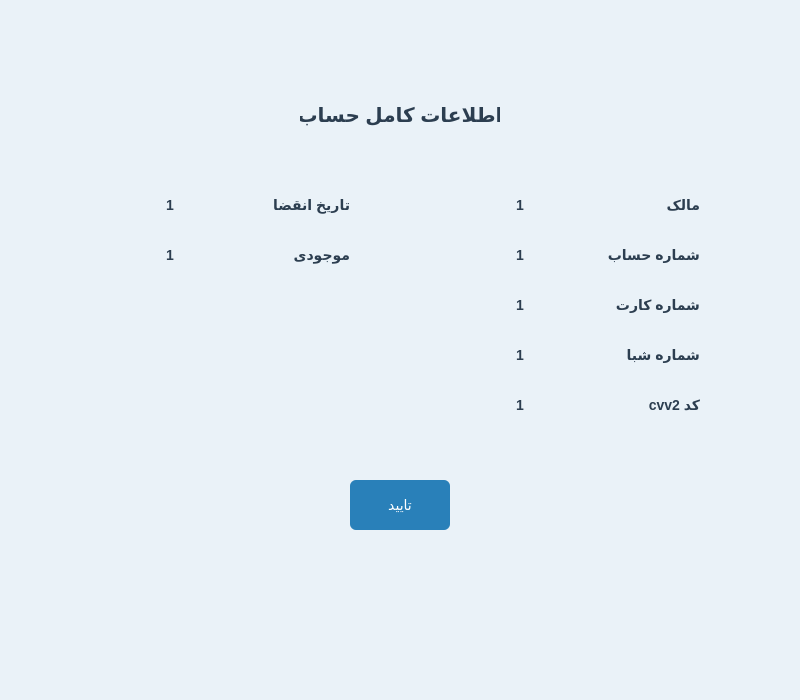
<?xml version="1.0" encoding="UTF-8"?>
<ui version="4.0">
 <class>DetailedAccountInfoPage</class>
 <widget class="QDialog" name="DetailedAccountInfoPage">
  <property name="geometry">
   <rect>
    <x>0</x>
    <y>0</y>
    <width>800</width>
    <height>700</height>
   </rect>
  </property>
  <property name="windowTitle">
   <string>Dialog</string>
  </property>
  <property name="styleSheet">
   <string notr="true">#DetailedAccountInfoPage{
background-color: #eaf2f8;
}</string>
  </property>
  <widget class="QLabel" name="label_9">
   <property name="geometry">
    <rect>
     <x>500</x>
     <y>280</y>
     <width>200</width>
     <height>50</height>
    </rect>
   </property>
   <property name="styleSheet">
    <string notr="true">#label_9 {
        color: #2c3e50;
        font-size: 14px;
        font-weight: bold;
    }</string>
   </property>
   <property name="text">
    <string>شماره کارت</string>
   </property>
  </widget>
  <widget class="QPushButton" name="okButton">
   <property name="geometry">
    <rect>
     <x>350</x>
     <y>480</y>
     <width>100</width>
     <height>50</height>
    </rect>
   </property>
   <property name="styleSheet">
    <string notr="true"> #okButton {
        background-color: #2980b9;
        color: white;
        border: none;
        border-radius: 6px;
        padding: 8px 16px;
        font-size: 14px;
    }
    #okButton:hover {
        background-color: #3498db;
    }
    #okButton:pressed {
        background-color: #1c5980;
    }</string>
   </property>
   <property name="text">
    <string>تایید</string>
   </property>
  </widget>
  <widget class="QLabel" name="label_7">
   <property name="geometry">
    <rect>
     <x>500</x>
     <y>380</y>
     <width>200</width>
     <height>50</height>
    </rect>
   </property>
   <property name="styleSheet">
    <string notr="true">#label_7 {
        color: #2c3e50;
        font-size: 14px;
        font-weight: bold;
    }</string>
   </property>
   <property name="text">
    <string>کد cvv2</string>
   </property>
  </widget>
  <widget class="QLabel" name="label_2">
   <property name="geometry">
    <rect>
     <x>500</x>
     <y>180</y>
     <width>200</width>
     <height>50</height>
    </rect>
   </property>
   <property name="styleSheet">
    <string notr="true">#label_2 {
        color: #2c3e50;
        font-size: 14px;
        font-weight: bold;
    }</string>
   </property>
   <property name="text">
    <string>مالک</string>
   </property>
  </widget>
  <widget class="QLabel" name="balance">
   <property name="geometry">
    <rect>
     <x>70</x>
     <y>230</y>
     <width>200</width>
     <height>50</height>
    </rect>
   </property>
   <property name="styleSheet">
    <string notr="true">#balance {
        color: #2c3e50;
        font-size: 14px;
        font-weight: bold;
    }</string>
   </property>
   <property name="text">
    <string>1</string>
   </property>
   <property name="alignment">
    <set>Qt::AlignmentFlag::AlignCenter</set>
   </property>
  </widget>
  <widget class="QLabel" name="shebaNumber">
   <property name="geometry">
    <rect>
     <x>420</x>
     <y>330</y>
     <width>200</width>
     <height>50</height>
    </rect>
   </property>
   <property name="styleSheet">
    <string notr="true">#shebaNumber {
        color: #2c3e50;
        font-size: 14px;
        font-weight: bold;
    }</string>
   </property>
   <property name="text">
    <string>1</string>
   </property>
   <property name="alignment">
    <set>Qt::AlignmentFlag::AlignCenter</set>
   </property>
  </widget>
  <widget class="QLabel" name="label_8">
   <property name="geometry">
    <rect>
     <x>500</x>
     <y>330</y>
     <width>200</width>
     <height>50</height>
    </rect>
   </property>
   <property name="styleSheet">
    <string notr="true">#label_8 {
        color: #2c3e50;
        font-size: 14px;
        font-weight: bold;
    }</string>
   </property>
   <property name="text">
    <string>شماره شبا</string>
   </property>
  </widget>
  <widget class="QLabel" name="accountNumber">
   <property name="geometry">
    <rect>
     <x>420</x>
     <y>230</y>
     <width>200</width>
     <height>50</height>
    </rect>
   </property>
   <property name="styleSheet">
    <string notr="true">#accountNumber {
        color: #2c3e50;
        font-size: 14px;
        font-weight: bold;
    }</string>
   </property>
   <property name="text">
    <string>1</string>
   </property>
   <property name="alignment">
    <set>Qt::AlignmentFlag::AlignCenter</set>
   </property>
  </widget>
  <widget class="QLabel" name="label_3">
   <property name="geometry">
    <rect>
     <x>500</x>
     <y>230</y>
     <width>200</width>
     <height>50</height>
    </rect>
   </property>
   <property name="styleSheet">
    <string notr="true">#label_3 {
        color: #2c3e50;
        font-size: 14px;
        font-weight: bold;
    }</string>
   </property>
   <property name="text">
    <string>شماره حساب</string>
   </property>
  </widget>
  <widget class="QLabel" name="cardNumber">
   <property name="geometry">
    <rect>
     <x>420</x>
     <y>280</y>
     <width>200</width>
     <height>50</height>
    </rect>
   </property>
   <property name="styleSheet">
    <string notr="true">#cardNumber {
        color: #2c3e50;
        font-size: 14px;
        font-weight: bold;
    }</string>
   </property>
   <property name="text">
    <string>1</string>
   </property>
   <property name="alignment">
    <set>Qt::AlignmentFlag::AlignCenter</set>
   </property>
  </widget>
  <widget class="QLabel" name="expirationDate">
   <property name="geometry">
    <rect>
     <x>70</x>
     <y>180</y>
     <width>200</width>
     <height>50</height>
    </rect>
   </property>
   <property name="styleSheet">
    <string notr="true">#expirationDate {
        color: #2c3e50;
        font-size: 14px;
        font-weight: bold;
    }</string>
   </property>
   <property name="text">
    <string>1</string>
   </property>
   <property name="alignment">
    <set>Qt::AlignmentFlag::AlignCenter</set>
   </property>
  </widget>
  <widget class="QLabel" name="cvv2">
   <property name="geometry">
    <rect>
     <x>420</x>
     <y>380</y>
     <width>200</width>
     <height>50</height>
    </rect>
   </property>
   <property name="styleSheet">
    <string notr="true">#cvv2 {
        color: #2c3e50;
        font-size: 14px;
        font-weight: bold;
    }</string>
   </property>
   <property name="text">
    <string>1</string>
   </property>
   <property name="alignment">
    <set>Qt::AlignmentFlag::AlignCenter</set>
   </property>
  </widget>
  <widget class="QLabel" name="label_5">
   <property name="geometry">
    <rect>
     <x>150</x>
     <y>230</y>
     <width>200</width>
     <height>50</height>
    </rect>
   </property>
   <property name="styleSheet">
    <string notr="true">#label_5 {
        color: #2c3e50;
        font-size: 14px;
        font-weight: bold;
    }</string>
   </property>
   <property name="text">
    <string>موجودی</string>
   </property>
  </widget>
  <widget class="QLabel" name="label_4">
   <property name="geometry">
    <rect>
     <x>150</x>
     <y>180</y>
     <width>200</width>
     <height>50</height>
    </rect>
   </property>
   <property name="styleSheet">
    <string notr="true">#label_4 {
        color: #2c3e50;
        font-size: 14px;
        font-weight: bold;
    }</string>
   </property>
   <property name="text">
    <string>تاریخ انقضا</string>
   </property>
  </widget>
  <widget class="QLabel" name="label">
   <property name="geometry">
    <rect>
     <x>300</x>
     <y>90</y>
     <width>200</width>
     <height>50</height>
    </rect>
   </property>
   <property name="styleSheet">
    <string notr="true">#label {
        color: #2c3e50;
        font-size: 20px;
        font-weight: bold;
    }</string>
   </property>
   <property name="text">
    <string>اطلاعات کامل حساب</string>
   </property>
   <property name="alignment">
    <set>Qt::AlignmentFlag::AlignCenter</set>
   </property>
  </widget>
  <widget class="QLabel" name="owner">
   <property name="geometry">
    <rect>
     <x>420</x>
     <y>180</y>
     <width>200</width>
     <height>50</height>
    </rect>
   </property>
   <property name="styleSheet">
    <string notr="true">#owner {
        color: #2c3e50;
        font-size: 14px;
        font-weight: bold;
    }</string>
   </property>
   <property name="text">
    <string>1</string>
   </property>
   <property name="alignment">
    <set>Qt::AlignmentFlag::AlignCenter</set>
   </property>
  </widget>
 </widget>
 <resources/>
 <connections/>
</ui>
